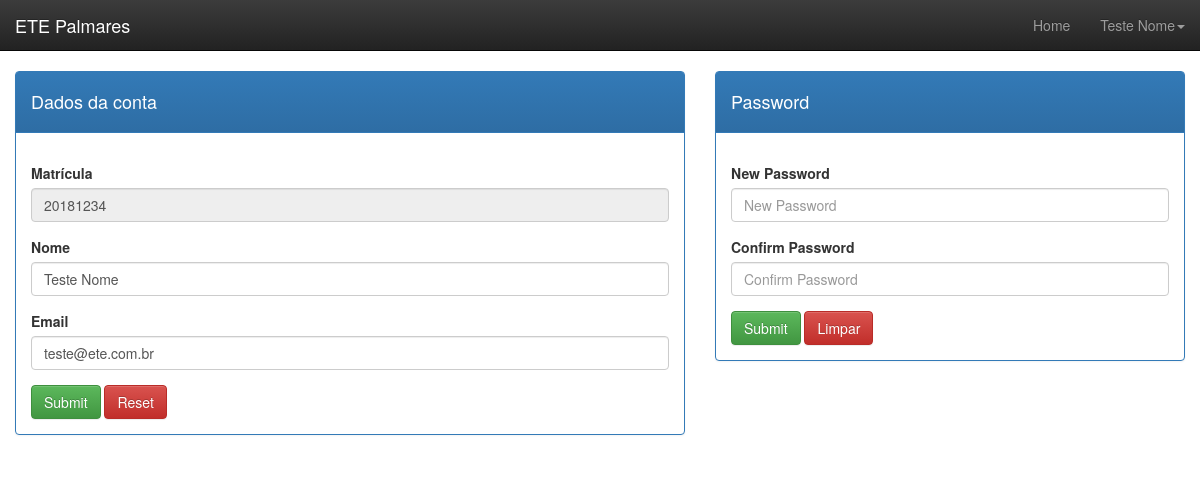
The app's page /profile.php (signed in) with its own data.
### tables this page shows
CREATE TABLE `user` (
  `user_id` int(11) NOT NULL,
  `user_matricula` varchar(11) NOT NULL,
  `user_nome` varchar(60) NOT NULL,
  `user_email` varchar(100) DEFAULT NULL,
  `user_senha` varchar(100) NOT NULL,
  `user_role` smallint(1) NOT NULL,
  `user_create_at` datetime NOT NULL DEFAULT CURRENT_TIMESTAMP,
  `user_update_at` datetime DEFAULT CURRENT_TIMESTAMP
);

### class/profile.php (called while the page is built, shortened)
<?php
	class Profile extends Configdb
	{
		var $conn;
		function __construct()
		{
			$this->conn = new PDO('mysql:host='.$this->host.';dbname='.$this->dbname, $this->user, $this->password, array(PDO::MYSQL_ATTR_INIT_COMMAND => "SET NAMES utf8"));
		}
		function showInfo($id){
			$star = $this->conn->prepare("SELECT * FROM user WHERE user_id = :id");
			$star->bindValue(":id", $id, PDO::PARAM_INT);
			$run = $star->execute();
			$rs = $star->fetch(PDO::FETCH_ASSOC);
			return $rs;
		}
	}
?>

### profile.php (the view, shortened to what this page needs)
<?php
    $idUser = $_SESSION['id_usuario'];
    include './class/profile.php';
    $conn = new Profile();
    $resultado_valor = $conn->showInfo($idUser);
?>
<!DOCTYPE html>
<html>
    <head>
        <?php include './template/header.php'; ?>
    </head>
    <body>
        <?php include './template/navbar.php'; ?>
        <div class="container-fluid">
             <div class="row" >
                <div class="col-md-7 ">
                    <div class="panel panel-primary">
                        <div class="panel-heading">
                            <h4>Dados da conta </h4>
                        </div>
                        <div class="panel-body">
                            <form action="./function/profile_dados_conta" method="POST">
                                <div class="form-group">
                                    <label for="matriculaUserProfile">Matrícula</label>
                                    <input type="text" name="user_matricula" class="form-control" id="matriculaUserProfile" value="<?php echo($resultado_valor['user_matricula']); ?>" required readonly maxlength="11">
                                </div>
                                <div class="form-group">
                                    <label for="nomeUserProfile">Nome</label>
                                    <input type="text" name="user_nome" class="form-control" id="nomeUserProfile" value="<?php echo($resultado_valor['user_nome']); ?>" required maxlength="60">
                                </div>
                                <div class="form-group">
                                    <label for="emailUserProfile">Email</label>
                                    <input type="email" name="user_email" class="form-control" id="emailUserProfile" value="<?php echo($resultado_valor['user_email']); ?>" required maxlength="100">
                                </div>
                                <button type="submit" class="btn btn-success">Submit</button>
                                <button type="reset" class="btn btn-danger">Reset</button>
                            </form>
                        </div>
                    </div>
                </div>
                <div class="col-md-5 ">
                    <div class="panel panel-primary">
                        <div class="panel-heading">
                            <h4>Password </h4>
                        </div>
                        <div class="panel-body">
                            <form action="./function/profile_password" method="POST">
                                <div class="form-group">
                                    <label for="passwordUserProfile">New Password</label>
                                    <input type="password" name="user_senha_new" class="form-control" id="passwordUserProfile" placeholder="New Password" maxlength="20" required>
                                </div>
                                <div class="form-group">
                                    <label for="passwordUserProfile">Confirm Password</label>
                                    <input type="password" name="user_senha_confirm" class="form-control" id="passwordUserProfile" placeholder="Confirm Password" maxlength="20" required>
                                </div>
                                <button type="submit" class="btn btn-success">Submit</button>
                                <button type="reset" class="btn btn-danger">Limpar</button>
                            </form>
                        </div>
                    </div>
                </div>
            </div>
        </div>
    </body>
</html>

### template/header.php (style rules this page uses)
body { background-color: #fff; }

### records on screen
user: user_matricula "20181234", user_nome "Teste Nome", user_email "teste@ete.com.br"

### other values on screen
$_SESSION['nome_usuario'] "Teste Nome"
